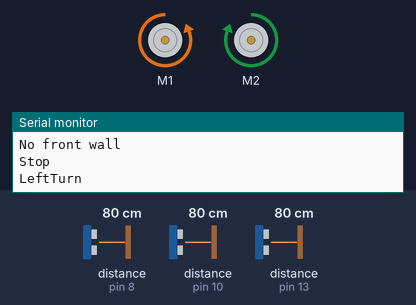
The sketch below on a simulated Arduino Uno, built with avr-gcc and run on an emulated ATmega328P. Shown: 2 × DC motor (green arrow = forward, orange = backward, longer = faster), the last lines printed to the serial monitor. Wiring (inferred from the names in the program): 3 × ultrasonic range finder: trigger pin 9, echo pin 8 / trigger pin 11, echo pin 10 / trigger pin 12, echo pin 13. The test bench sets the inputs (shaded band); at power-on: distance to the obstacle (sensors on pin 8, pin 10, pin 13) 80 cm. The echo pulse lasts 58.3 µs per cm.

Above: at 1.9 s.
2.0 s: distance to the obstacle (sensor on pin 8) set to 10 cm
5.5 s: distance to the obstacle (sensor on pin 8) set to 7 cm
7.1 s: distance to the obstacle (sensor on pin 10) set to 10 cm
8.7 s: distance to the obstacle (sensor on pin 10) set to 7 cm
At 9.7 s:
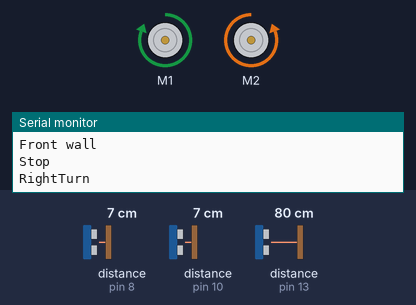
13.0 s: distance to the obstacle (sensor on pin 13) set to 2 cm
16.5 s: distance to the obstacle (sensor on pin 10) set to 9 cm
At 19.0 s:
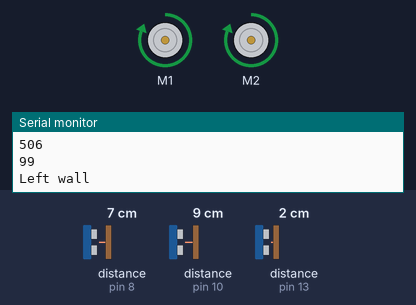
Timing chart, 0 to 20.5 s (numbered marks = the images above; inputs shaded):
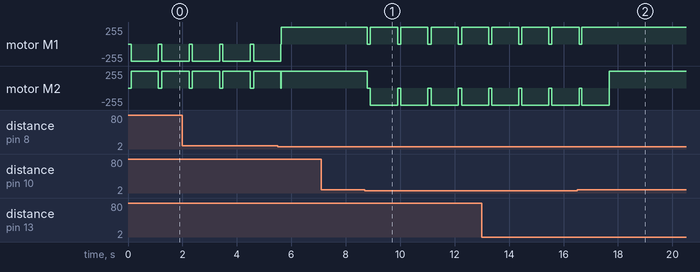

The sketch:

Maze_Solver.ino
```cpp
#include <AFMotor.h>


AF_DCMotor motor1(1);
AF_DCMotor motor2(2);


int j=0;

const int pingPinL = 9; // Trigger Pin of Ultrasonic Sensor
const int echoPinL = 8; // Echo Pin of Ultrasonic Sensor

const int pingPinF = 11; // Trigger Pin of Ultrasonic Sensor
const int echoPinF = 10; // Echo Pin of Ultrasonic Sensor

const int pingPinR = 12; // Trigger Pin of Ultrasonic Sensor
const int echoPinR = 13; // Echo Pin of Ultrasonic Sensor

const int modePin=7;
int mode;
int speedval=255;
int threshhold=500;

long durationL,durationF,durationR;

int leftwall,rightwall,frontwall;

int turnTime=1000;//Give value for this. By finding experimentally
int turns;

char patharray[100];


void rightturn(){
  Stop();
  motor1.setSpeed(255);
  motor1.run(FORWARD);
  motor2.setSpeed(255);
  motor2.run(BACKWARD);

  Serial.println("RightTurn");
  delay(turnTime);

  motor1.setSpeed(255);
  motor1.run(RELEASE);
  motor2.setSpeed(255);
  motor2.run(RELEASE);
  Serial.println("Done");
  patharray[j]="R";
  j++;

}

void leftturn(){
  Stop();
  motor1.setSpeed(255);
  motor1.run(BACKWARD);
  motor2.setSpeed(255);
  motor2.run(FORWARD);

  Serial.println("LeftTurn");
  delay(turnTime);

  motor1.setSpeed(255);
  motor1.run(RELEASE);
  motor2.setSpeed(255);
  motor2.run(RELEASE);
  Serial.println("Done");
  patharray[j]="R";
  j++;

}

void forward(){
  motor1.setSpeed(255);
  motor1.run(FORWARD);
  motor2.setSpeed(255);
  motor2.run(FORWARD);

  Serial.println("Forward");
  //patharray.append("F");
}

void Uturn()
{
  Stop();
  motor1.setSpeed(255);
  motor1.run(FORWARD);
  motor2.setSpeed(255);
  motor2.run(BACKWARD);

  Serial.println("Right");
  delay(turnTime);

  motor1.setSpeed(255);
  motor1.run(RELEASE);
  motor2.setSpeed(255);
  motor2.run(RELEASE);
  Serial.println("Done");


  Stop();
  motor1.setSpeed(255);
  motor1.run(FORWARD);
  motor2.setSpeed(255);
  motor2.run(BACKWARD);

  Serial.println("Right");
  delay(turnTime);

  motor1.setSpeed(255);
  motor1.run(RELEASE);
  motor2.setSpeed(255);
  motor2.run(RELEASE);
  Serial.println("Done");
  patharray[j]="R";
  j++;

}

void Stop()
{
  motor1.setSpeed(255);
  motor1.run(RELEASE);
  motor2.setSpeed(255);
  motor2.run(RELEASE);
  Serial.println("Stop");
  delay(100);
  patharray[j]="S";
  j++;
}

void looking()
{
  digitalWrite(pingPinL, LOW);
  delayMicroseconds(2);
  digitalWrite(pingPinL, HIGH);
  delayMicroseconds(5);
  digitalWrite(pingPinL, LOW);
  durationL = pulseIn(echoPinL, HIGH);
  Serial.println(durationL);
  //delay(1000);

  digitalWrite(pingPinF, LOW);
  delayMicroseconds(2);
  digitalWrite(pingPinF, HIGH);
  delayMicroseconds(5);
  digitalWrite(pingPinF, LOW);
  durationF = pulseIn(echoPinF, HIGH);
  Serial.println(durationF);
  //delay(1000);

  digitalWrite(pingPinR, LOW);
  delayMicroseconds(2);
  digitalWrite(pingPinR, HIGH);
  delayMicroseconds(5);
  digitalWrite(pingPinR, LOW);
  durationR = pulseIn(echoPinR, HIGH);
  Serial.println(durationR);
  //delay(1000);

  if(durationL>threshhold)
  {
    leftwall=0;
    Serial.println("No left wall");
    //delay(1000);
  }
  else
  {
    leftwall=1;
    Serial.println("Left wall");
    //delay(1000);
  }

  if(durationR>threshhold)
  {
    rightwall=0;
    Serial.println("No right wall");
    //delay(1000);
  }
  else
  {
    rightwall=1;
    Serial.println("Right wall");
    //delay(1000);
  }

  if(durationF>threshhold)
  {
    frontwall=0;
    Serial.println("No front wall");
    //delay(1000);
  }
  else
  {
    frontwall=1;
    Serial.println("Front wall");
    //delay(1000);
  }


}

void setup() {
   Serial.begin(9600); // Starting Serial Terminal

   pinMode(pingPinL, OUTPUT);
   pinMode(echoPinL, INPUT);

   pinMode(pingPinR, OUTPUT);
   pinMode(echoPinR, INPUT);

   pinMode(pingPinF, OUTPUT);
   pinMode(echoPinF, INPUT);

   pinMode(modePin,INPUT);
}

void loop() {
 //delay(1000);
  looking();
  //mode=digitalRead(modePin);
  mode=1;

//Maze Solving mode
  //if(mode==1){

  if((leftwall==0) && ((frontwall==0)||(frontwall==1)) && ((rightwall==1)||(rightwall==0)))
  {
    //Left no wall. Front and Right dont matter
    leftturn();
    Serial.println("Turning Left");
  }

  else if((leftwall==1) && ((frontwall==0)) && ((rightwall==1)||(rightwall==0)))
  {
    //Left wall is there. No wall in front. Right dont matter
    forward();
    Serial.println("Going Straight");
  }

  else if((leftwall==1) && ((frontwall==1)) && (rightwall==0))
  {
    rightturn();
    Serial.println("Turning Right");
  }

  else if((leftwall==1) && ((frontwall==1)) && (rightwall==1))
  {
    Uturn();
    Serial.println("Taking Uturn");
  }
  else
  {
    Stop();
    Serial.println("Stop");
  }
  //}

//Optimum path mode
 /* else
  {
    if(!((leftwall==1)||(rightwall==1)))
    {
      if(patharray[turns]=='L')
      {
        leftturn();
      }
      else if(patharray[turns]=='F')
      {
        forward();
      }
      else if(patharray[turns]=='R')
      {
        rightturn();
      }
      else if(patharray[turns]=='S')
      {
        Stop();
      }
      else
      {

      }
    }
  }*/


}
```

Measured:
- the behaviour switches between 9 and 8 cm on distance to the obstacle (sensor on pin 10) (found by bisection; images 0 and 1)
- after the input at 8.7 s, motor M1: alternates forward 255/255 for 1.0 s and stopped for 0.12 s, starting after 0.09 s; motor M2: alternates backward 255/255 for 1.0 s and stopped for 0.12 s, starting after 0.09 s
- after the input at 16.5 s, motor M1: goes on until 16.7 s, then stays forward 255/255
- by itself, motor M1: alternates backward 255/255 for 1.0 s and stopped for 0.12 s
- by itself, motor M2: alternates forward 255/255 for 1.0 s and stopped for 0.12 s
